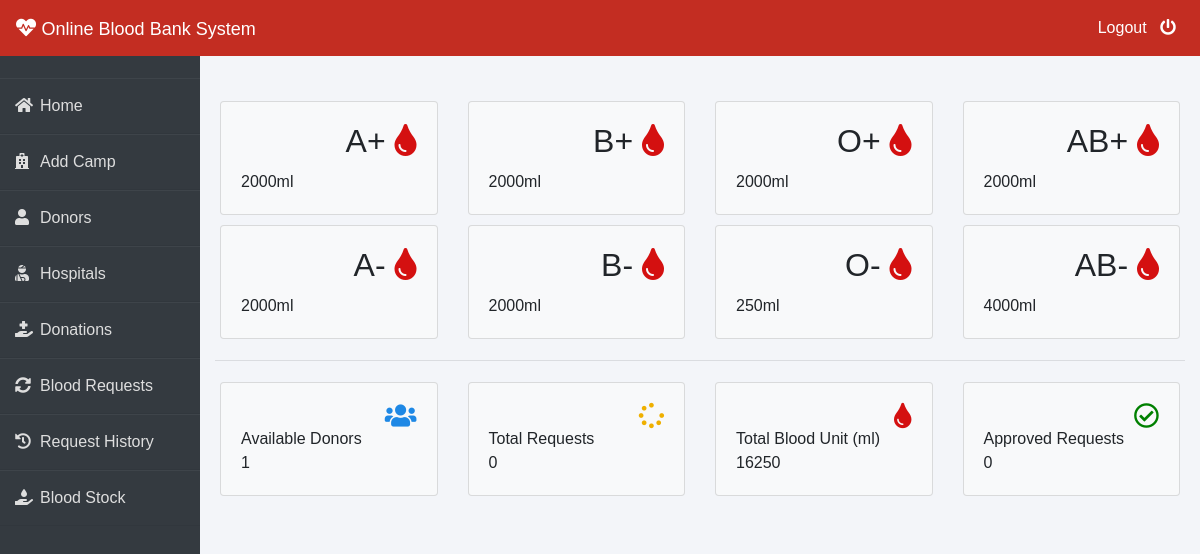
Before: /admin-dashboard (signed in) with the older database file.
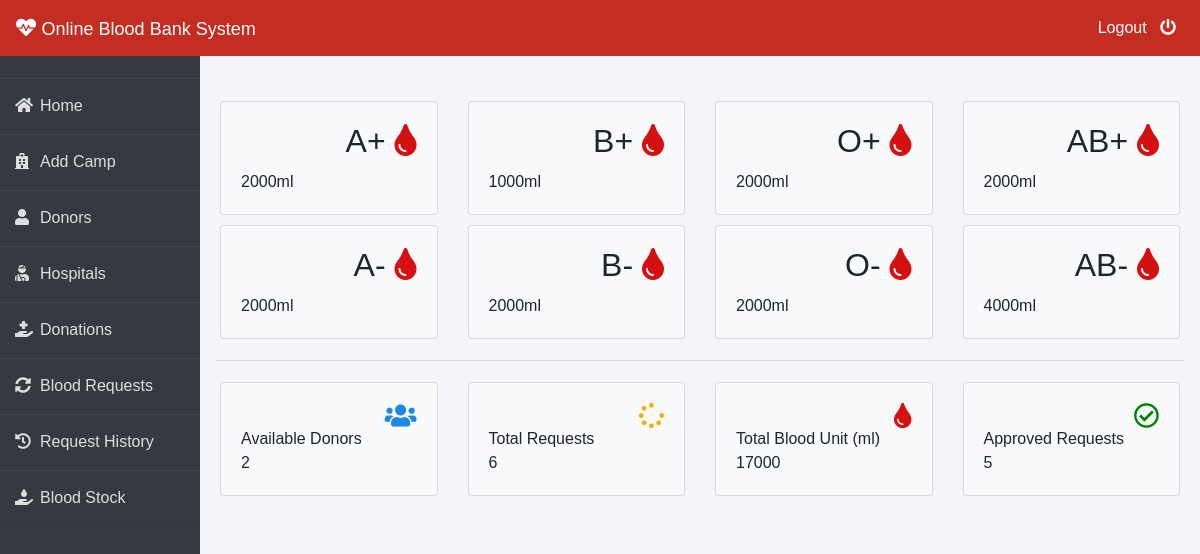
After: the same page with the newer database file.
### blood/models.py (models this page shows, shortened)
class Stock(models.Model):
    bloodgroup = models.CharField(max_length=10)
    unit = models.PositiveIntegerField(default=0)

### blood/views.py (the view)
# urls.py: path('admin-dashboard', views.admin_dashboard_view,name='admin-dashboard'),
@login_required(login_url='adminlogin')
def admin_dashboard_view(request):
    totalunit = models.Stock.objects.aggregate(Sum('unit'))
    dict = {
        'A1': models.Stock.objects.get(bloodgroup="A+"),
        'A2': models.Stock.objects.get(bloodgroup="A-"),
        'B1': models.Stock.objects.get(bloodgroup="B+"),
        'B2': models.Stock.objects.get(bloodgroup="B-"),
        'AB1': models.Stock.objects.get(bloodgroup="AB+"),
        'AB2': models.Stock.objects.get(bloodgroup="AB-"),
        'O1': models.Stock.objects.get(bloodgroup="O+"),
        'O2': models.Stock.objects.get(bloodgroup="O-"),
        'totaldonors': dmodels.Donor.objects.all().count(),
        'totalbloodunit': totalunit['unit__sum'],
        'totalrequest': models.BloodRequest.objects.all().count(),
        'totalapprovedrequest': models.BloodRequest.objects.all().filter(status='Approved').count()
    }
    return render(request, 'blood/admin_dashboard.html', context=dict)

### templates/blood/admin_dashboard.html (shortened to what the changed rows need)
{% extends 'blood/adminbase.html' %}
{% block content %}
<br><br>
<div class="container">
    <div class="row">
        <div class="col-sm-3">
          <div class="card bg-light">
            <div class="card-body">
                <div class="blood">
                    <h2>A+ <i class="fas fa-tint" ></i></h2>
                </div><br><br>
            </div>
          </div>
        </div>
        <div class="col-sm-3">
            <div class="card bg-light">
                <div class="card-body">
                    <div class="blood">
                        <h2>B+ <i class="fas fa-tint"></i></h2>
                    </div><br><br>
                    <div>
                      {{B1.unit}}ml
                    </div>
                </div>
              </div>
        </div>
        <div class="col-sm-3">
            <div class="card bg-light">
                <div class="card-body">
                    <div class="blood">
                        <h2>O+ <i class="fas fa-tint"></i></h2>
                    </div><br><br>
                </div>
              </div>
          </div>
          <div class="col-sm-3">
            <div class="card bg-light">
                <div class="card-body">
                    <div class="blood">
                        <h2>AB+ <i class="fas fa-tint"></i></h2>
                    </div><br><br>
                </div>
              </div>
          </div>
      </div>
      <div class="row">
        <div class="col-sm-3">
          <div class="card bg-light">
            <div class="card-body">
                <div class="blood">
                    <h2>A- <i class="fas fa-tint"></i></h2>
                </div><br><br>
            </div>
          </div>
        </div>
        <div class="col-sm-3">
            <div class="card bg-light">
                <div class="card-body">
                    <div class="blood">
                        <h2>B- <i class="fas fa-tint"></i></h2>
                    </div><br><br>
                </div>
              </div>
        </div>
        <div class="col-sm-3">
            <div class="card bg-light">
                <div class="card-body">
                    <div class="blood">
                        <h2>O- <i class="fas fa-tint"></i></h2>
                    </div><br><br>
                    <div>
                      {{O2.unit}}ml
                    </div>
                </div>
              </div>
          </div>
          <div class="col-sm-3">
            <div class="card bg-light">
                <div class="card-body">
                    <div class="blood">
                        <h2>AB- <i class="fas fa-tint"></i></h2>
                    </div><br><br>
                </div>
              </div>
          </div>
      </div>
    <div class="row">
      <div class="col-sm-3">
        <div class="card bg-light">
          <div class="card-body">
              <div class="blood">
                  <i class="fas fa-users" style="color: #1e88e5;"></i>
              </div><br>
              <div>
                  Available Donors <br>
                  {{totaldonors}}
              </div>
          </div>
        </div>
      </div>
      <div class="col-sm-3">
          <div class="card bg-light">
              <div class="card-body">
                  <div class="blood">
                      <i class="fas fa-spinner" style="color:#efb000;"></i>
                  </div><br>
                  <div>
                      Total Requests <br>
                     {{totalrequest}}
                  </div>
              </div>
            </div>
      </div>
        <div class="col-sm-3">
          <div class="card bg-light">
              <div class="card-body">
                  <div class="blood">
                      <i class="fas fa-tint xyz" style="color:#d41010;"></i>
                  </div><br>
                  <div>
                      Total Blood Unit (ml) <br>
                      {{totalbloodunit}}
                  </div>
              </div>
            </div>
        </div>
        <div class="col-sm-3">
            <div class="card bg-light">
                <div class="card-body">
                    <div class="blood">
                        <i class="far fa-check-circle" style="color:green;"></i>
                    </div><br>
                    <div>
                        Approved Requests <br>
                        {{totalapprovedrequest}}
                    </div>
                </div>
              </div>
          </div>
    </div>
</div>
{% endblock content %}

Changed rows visible on the page:
changed Stock (number 2 of 8 on the later page): unit "2000" → "1000"
changed Stock (number 7 of 8 on the later page): unit "250" → "2000"
Other visible differences:
{{ totaldonors }}: "1" → "2"
{{ totalrequest }}: "0" → "6"
{{ totalbloodunit }}: "16250" → "17000"
{{ totalapprovedrequest }}: "0" → "5"
